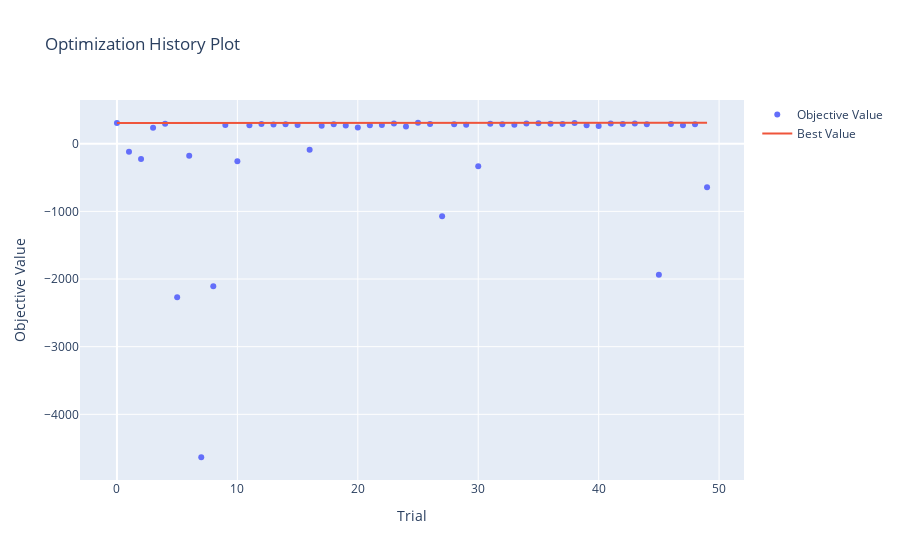
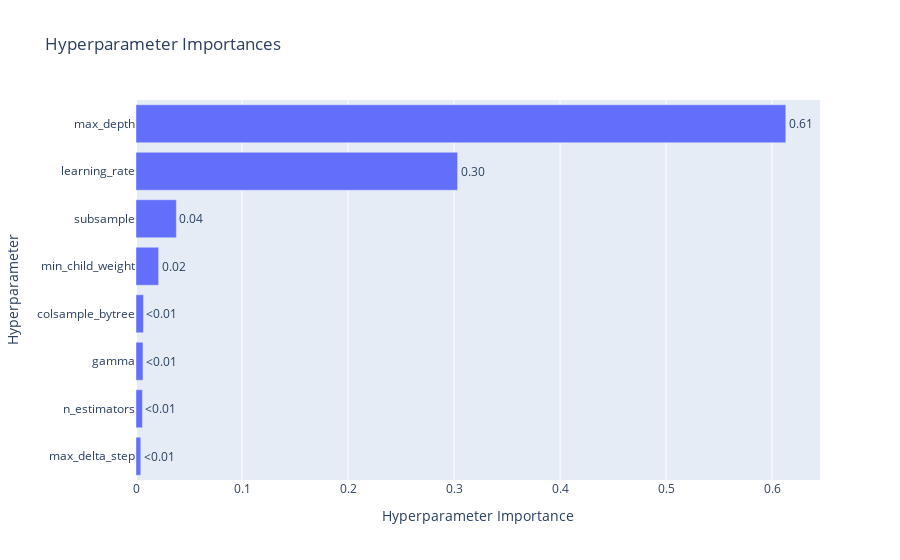
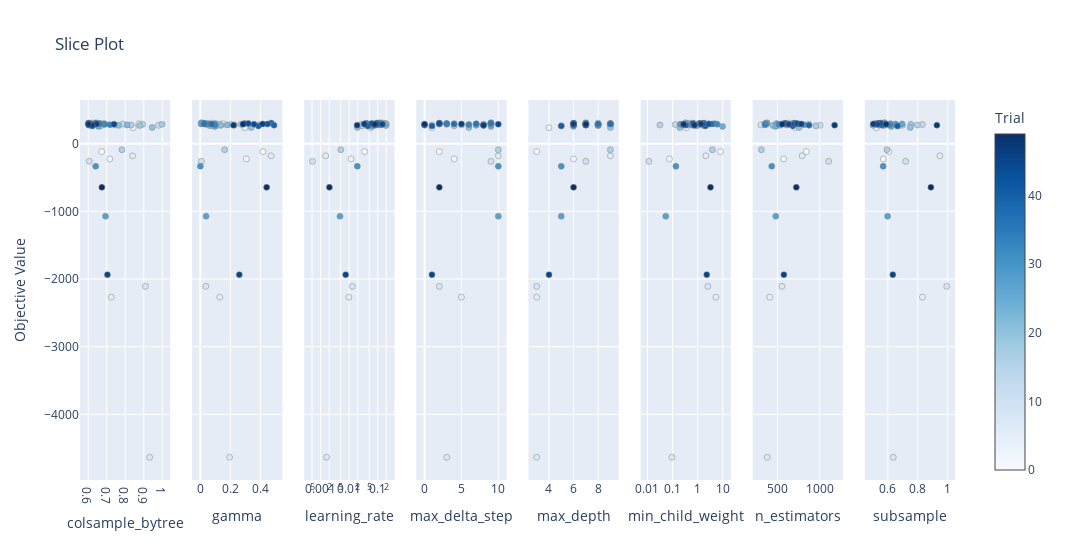

Write notebook code for charts like these, in order.
### Markdown cell above
# Hyperparameter Tuning Validation Curves

### Code cell
optuna.visualization.plot_optimization_history(study).show()
optuna.visualization.plot_param_importances(study).show()
optuna.visualization.plot_slice(study).show()

### Figure 1 — Plotly figure (JSON) as saved in the notebook; plotly's stock layout.template omitted (floating-point values rounded to 4 significant figures)
{"data": [{"mode": "markers", "name": "Objective Value", "type": "scatter", "x": [0, 1, 2, 3, 4, 5, 6, 7, 8, 9, 10, 11, 12, 13, 14, 15, 16, 17, 18, 19, 20, 21, 22, 23, 24, 25, 26, 27, 28, 29, 30, 31, 32, 33, 34, 35, 36, 37, 38, 39, 40, 41, 42, 43, 44, 45, 46, 47, 48, 49], "y": [305.4, -117.4, -225.4, 235.8, 295.8, -2268.0, -178.8, -4634.0, -2108.0, 277.8, -260.6, 272.6, 290.4, 283.6, 287.4, 276.6, -88.8, 264.4, 287.4, 270, 239.8, 271.2, 277.6, 297.4, 255.8, 309.8, 292.0, -1072, 287.8, 281.6, -333, 296.8, 288.4, 280.6, 298.4, 300.8, 293.4, 291.4, 305.2, 273.6, 262.8, 298.8, 290.8, 298.8, 288.4, -1935.0, 292.8, 274.6, 288.4, -645.2]}, {"mode": "lines", "name": "Best Value", "type": "scatter", "x": [0, 1, 2, 3, 4, 5, 6, 7, 8, 9, 10, 11, 12, 13, 14, 15, 16, 17, 18, 19, 20, 21, 22, 23, 24, 25, 26, 27, 28, 29, 30, 31, 32, 33, 34, 35, 36, 37, 38, 39, 40, 41, 42, 43, 44, 45, 46, 47, 48, 49], "y": [305.4, 305.4, 305.4, 305.4, 305.4, 305.4, 305.4, 305.4, 305.4, 305.4, 305.4, 305.4, 305.4, 305.4, 305.4, 305.4, 305.4, 305.4, 305.4, 305.4, 305.4, 305.4, 305.4, 305.4, 305.4, 309.8, 309.8, 309.8, 309.8, 309.8, 309.8, 309.8, 309.8, 309.8, 309.8, 309.8, 309.8, 309.8, 309.8, 309.8, 309.8, 309.8, 309.8, 309.8, 309.8, 309.8, 309.8, 309.8, 309.8, 309.8]}, {"marker": {"color": "#cccccc"}, "mode": "markers", "name": "Infeasible Trial", "showlegend": false, "type": "scatter", "x": [], "y": []}], "layout": {"title": {"text": "Optimization History Plot"}, "xaxis": {"title": {"text": "Trial"}}, "yaxis": {"title": {"text": "Objective Value"}}}}

### Figure 2 — Plotly figure (JSON) as saved in the notebook; plotly's stock layout.template omitted (floating-point values rounded to 4 significant figures)
{"data": [{"cliponaxis": false, "hovertemplate": ["max_delta_step (IntDistribution): 0.004500185737064942<extra></extra>", "n_estimators (IntDistribution): 0.006095715771672182<extra></extra>", "gamma (FloatDistribution): 0.006581268188851657<extra></extra>", "colsample_bytree (FloatDistribution): 0.007058677063650726<extra></extra>", "min_child_weight (FloatDistribution): 0.02135157887224957<extra></extra>", "subsample (FloatDistribution): 0.03807950423270763<extra></extra>", "learning_rate (FloatDistribution): 0.3033719855690723<extra></extra>", "max_depth (IntDistribution): 0.6129610845647311<extra></extra>"], "name": "Objective Value", "orientation": "h", "text": ["<0.01", "<0.01", "<0.01", "<0.01", "0.02", "0.04", "0.30", "0.61"], "textposition": "outside", "type": "bar", "x": [0.0045, 0.006096, 0.006581, 0.007059, 0.02135, 0.03808, 0.3034, 0.613], "y": ["max_delta_step", "n_estimators", "gamma", "colsample_bytree", "min_child_weight", "subsample", "learning_rate", "max_depth"]}], "layout": {"title": {"text": "Hyperparameter Importances"}, "xaxis": {"title": {"text": "Hyperparameter Importance"}}, "yaxis": {"title": {"text": "Hyperparameter"}}}}

### Figure 3 — Plotly figure (JSON) as saved in the notebook; plotly's stock layout.template omitted (floating-point values rounded to 4 significant figures)
{"data": [{"marker": {"color": [0, 1, 2, 3, 4, 5, 6, 7, 8, 9, 10, 11, 12, 13, 14, 15, 16, 17, 18, 19, 20, 21, 22, 23, 24, 25, 26, 27, 28, 29, 30, 31, 32, 33, 34, 35, 36, 37, 38, 39, 40, 41, 42, 43, 44, 45, 46, 47, 48, 49], "colorbar": {"title": {"text": "Trial"}, "x": 1, "xpad": 40}, "colorscale": [[0, "rgb(247,251,255)"], [0.125, "rgb(222,235,247)"], [0.25, "rgb(198,219,239)"], [0.375, "rgb(158,202,225)"], [0.5, "rgb(107,174,214)"], [0.625, "rgb(66,146,198)"], [0.75, "rgb(33,113,181)"], [0.875, "rgb(8,81,156)"], [1, "rgb(8,48,107)"]], "line": {"color": "Grey", "width": 0.5}, "showscale": true}, "mode": "markers", "name": "Feasible Trial", "showlegend": false, "type": "scatter", "x": [0.6232, 0.6727, 0.7169, 0.843, 0.8737, 0.7247, 0.8392, 0.9315, 0.9089, 0.7434, 0.6061, 0.9796, 0.7875, 0.6115, 0.8939, 0.8318, 0.7822, 0.6684, 0.9981, 0.8784, 0.9455, 0.7646, 0.8103, 0.6648, 0.6559, 0.6422, 0.6392, 0.6935, 0.6895, 0.6315, 0.6403, 0.684, 0.6869, 0.7175, 0.6612, 0.6004, 0.6196, 0.6522, 0.6051, 0.6027, 0.6224, 0.6392, 0.6329, 0.6015, 0.7395, 0.7038, 0.6454, 0.6209, 0.6024, 0.6737], "xaxis": "x", "y": [305.4, -117.4, -225.4, 235.8, 295.8, -2268.0, -178.8, -4634.0, -2108.0, 277.8, -260.6, 272.6, 290.4, 283.6, 287.4, 276.6, -88.8, 264.4, 287.4, 270, 239.8, 271.2, 277.6, 297.4, 255.8, 309.8, 292.0, -1072, 287.8, 281.6, -333, 296.8, 288.4, 280.6, 298.4, 300.8, 293.4, 291.4, 305.2, 273.6, 262.8, 298.8, 290.8, 298.8, 288.4, -1935.0, 292.8, 274.6, 288.4, -645.2], "yaxis": "y"}, {"marker": {"color": [0, 1, 2, 3, 4, 5, 6, 7, 8, 9, 10, 11, 12, 13, 14, 15, 16, 17, 18, 19, 20, 21, 22, 23, 24, 25, 26, 27, 28, 29, 30, 31, 32, 33, 34, 35, 36, 37, 38, 39, 40, 41, 42, 43, 44, 45, 46, 47, 48, 49], "colorbar": {"title": {"text": "Trial"}, "x": 1, "xpad": 40}, "colorscale": [[0, "rgb(247,251,255)"], [0.125, "rgb(222,235,247)"], [0.25, "rgb(198,219,239)"], [0.375, "rgb(158,202,225)"], [0.5, "rgb(107,174,214)"], [0.625, "rgb(66,146,198)"], [0.75, "rgb(33,113,181)"], [0.875, "rgb(8,81,156)"], [1, "rgb(8,48,107)"]], "line": {"color": "Grey", "width": 0.5}, "showscale": false}, "mode": "markers", "name": "Feasible Trial", "showlegend": false, "type": "scatter", "x": [0.07801, 0.4162, 0.3059, 0.2962, 0.1523, 0.1294, 0.4697, 0.1943, 0.03728, 0.3856, 0.007684, 0.1167, 0.1307, 0.0764, 0.2033, 0.2262, 0.162, 0.07468, 0.27, 0.05905, 0.3381, 0.1374, 0.1778, 0.1004, 0.09743, 0.007197, 0.00523, 0.0384, 0.03547, 0.09496, 0.0006225, 0.05124, 0.05601, 0.09717, 0.03285, 0.02762, 0.0243, 0.07479, 0.4713, 0.4899, 0.3861, 0.2929, 0.446, 0.3191, 0.3565, 0.259, 0.4137, 0.221, 0.2837, 0.4405], "xaxis": "x2", "y": [305.4, -117.4, -225.4, 235.8, 295.8, -2268.0, -178.8, -4634.0, -2108.0, 277.8, -260.6, 272.6, 290.4, 283.6, 287.4, 276.6, -88.8, 264.4, 287.4, 270, 239.8, 271.2, 277.6, 297.4, 255.8, 309.8, 292.0, -1072, 287.8, 281.6, -333, 296.8, 288.4, 280.6, 298.4, 300.8, 293.4, 291.4, 305.2, 273.6, 262.8, 298.8, 290.8, 298.8, 288.4, -1935.0, 292.8, 274.6, 288.4, -645.2], "yaxis": "y2"}, {"marker": {"color": [0, 1, 2, 3, 4, 5, 6, 7, 8, 9, 10, 11, 12, 13, 14, 15, 16, 17, 18, 19, 20, 21, 22, 23, 24, 25, 26, 27, 28, 29, 30, 31, 32, 33, 34, 35, 36, 37, 38, 39, 40, 41, 42, 43, 44, 45, 46, 47, 48, 49], "colorbar": {"title": {"text": "Trial"}, "x": 1, "xpad": 40}, "colorscale": [[0, "rgb(247,251,255)"], [0.125, "rgb(222,235,247)"], [0.25, "rgb(198,219,239)"], [0.375, "rgb(158,202,225)"], [0.5, "rgb(107,174,214)"], [0.625, "rgb(66,146,198)"], [0.75, "rgb(33,113,181)"], [0.875, "rgb(8,81,156)"], [1, "rgb(8,48,107)"]], "line": {"color": "Grey", "width": 0.5}, "showscale": false}, "mode": "markers", "name": "Feasible Trial", "showlegend": false, "type": "scatter", "x": [0.1489, 0.03479, 0.0116, 0.05521, 0.1472, 0.009715, 0.001513, 0.001618, 0.01292, 0.0662, 0.0005183, 0.195, 0.1978, 0.09026, 0.02662, 0.1101, 0.005084, 0.02824, 0.1329, 0.04178, 0.01947, 0.1914, 0.08969, 0.1901, 0.06227, 0.1178, 0.08629, 0.004761, 0.04774, 0.1192, 0.01927, 0.1426, 0.1513, 0.06813, 0.1107, 0.03978, 0.03504, 0.05613, 0.09412, 0.07943, 0.04472, 0.09135, 0.09927, 0.06306, 0.1438, 0.00754, 0.03387, 0.01896, 0.0786, 0.002029], "xaxis": "x3", "y": [305.4, -117.4, -225.4, 235.8, 295.8, -2268.0, -178.8, -4634.0, -2108.0, 277.8, -260.6, 272.6, 290.4, 283.6, 287.4, 276.6, -88.8, 264.4, 287.4, 270, 239.8, 271.2, 277.6, 297.4, 255.8, 309.8, 292.0, -1072, 287.8, 281.6, -333, 296.8, 288.4, 280.6, 298.4, 300.8, 293.4, 291.4, 305.2, 273.6, 262.8, 298.8, 290.8, 298.8, 288.4, -1935.0, 292.8, 274.6, 288.4, -645.2], "yaxis": "y3"}, {"marker": {"color": [0, 1, 2, 3, 4, 5, 6, 7, 8, 9, 10, 11, 12, 13, 14, 15, 16, 17, 18, 19, 20, 21, 22, 23, 24, 25, 26, 27, 28, 29, 30, 31, 32, 33, 34, 35, 36, 37, 38, 39, 40, 41, 42, 43, 44, 45, 46, 47, 48, 49], "colorbar": {"title": {"text": "Trial"}, "x": 1, "xpad": 40}, "colorscale": [[0, "rgb(247,251,255)"], [0.125, "rgb(222,235,247)"], [0.25, "rgb(198,219,239)"], [0.375, "rgb(158,202,225)"], [0.5, "rgb(107,174,214)"], [0.625, "rgb(66,146,198)"], [0.75, "rgb(33,113,181)"], [0.875, "rgb(8,81,156)"], [1, "rgb(8,48,107)"]], "line": {"color": "Grey", "width": 0.5}, "showscale": false}, "mode": "markers", "name": "Feasible Trial", "showlegend": false, "type": "scatter", "x": [9, 2, 4, 1, 4, 5, 10, 3, 2, 1, 9, 7, 7, 6, 8, 5, 10, 4, 0, 8, 6, 8, 7, 9, 9, 9, 9, 10, 9, 8, 10, 3, 3, 6, 3, 9, 7, 4, 2, 0, 1, 2, 2, 2, 10, 1, 5, 8, 0, 2], "xaxis": "x4", "y": [305.4, -117.4, -225.4, 235.8, 295.8, -2268.0, -178.8, -4634.0, -2108.0, 277.8, -260.6, 272.6, 290.4, 283.6, 287.4, 276.6, -88.8, 264.4, 287.4, 270, 239.8, 271.2, 277.6, 297.4, 255.8, 309.8, 292.0, -1072, 287.8, 281.6, -333, 296.8, 288.4, 280.6, 298.4, 300.8, 293.4, 291.4, 305.2, 273.6, 262.8, 298.8, 290.8, 298.8, 288.4, -1935.0, 292.8, 274.6, 288.4, -645.2], "yaxis": "y4"}, {"marker": {"color": [0, 1, 2, 3, 4, 5, 6, 7, 8, 9, 10, 11, 12, 13, 14, 15, 16, 17, 18, 19, 20, 21, 22, 23, 24, 25, 26, 27, 28, 29, 30, 31, 32, 33, 34, 35, 36, 37, 38, 39, 40, 41, 42, 43, 44, 45, 46, 47, 48, 49], "colorbar": {"title": {"text": "Trial"}, "x": 1, "xpad": 40}, "colorscale": [[0, "rgb(247,251,255)"], [0.125, "rgb(222,235,247)"], [0.25, "rgb(198,219,239)"], [0.375, "rgb(158,202,225)"], [0.5, "rgb(107,174,214)"], [0.625, "rgb(66,146,198)"], [0.75, "rgb(33,113,181)"], [0.875, "rgb(8,81,156)"], [1, "rgb(8,48,107)"]], "line": {"color": "Grey", "width": 0.5}, "showscale": false}, "mode": "markers", "name": "Feasible Trial", "showlegend": false, "type": "scatter", "x": [8, 3, 6, 4, 9, 3, 9, 3, 3, 7, 7, 9, 8, 8, 6, 8, 9, 5, 7, 8, 9, 8, 8, 7, 6, 7, 7, 5, 7, 6, 5, 9, 7, 8, 9, 7, 8, 9, 6, 6, 5, 6, 6, 6, 7, 4, 6, 7, 7, 6], "xaxis": "x5", "y": [305.4, -117.4, -225.4, 235.8, 295.8, -2268.0, -178.8, -4634.0, -2108.0, 277.8, -260.6, 272.6, 290.4, 283.6, 287.4, 276.6, -88.8, 264.4, 287.4, 270, 239.8, 271.2, 277.6, 297.4, 255.8, 309.8, 292.0, -1072, 287.8, 281.6, -333, 296.8, 288.4, 280.6, 298.4, 300.8, 293.4, 291.4, 305.2, 273.6, 262.8, 298.8, 290.8, 298.8, 288.4, -1935.0, 292.8, 274.6, 288.4, -645.2], "yaxis": "y5"}, {"marker": {"color": [0, 1, 2, 3, 4, 5, 6, 7, 8, 9, 10, 11, 12, 13, 14, 15, 16, 17, 18, 19, 20, 21, 22, 23, 24, 25, 26, 27, 28, 29, 30, 31, 32, 33, 34, 35, 36, 37, 38, 39, 40, 41, 42, 43, 44, 45, 46, 47, 48, 49], "colorbar": {"title": {"text": "Trial"}, "x": 1, "xpad": 40}, "colorscale": [[0, "rgb(247,251,255)"], [0.125, "rgb(222,235,247)"], [0.25, "rgb(198,219,239)"], [0.375, "rgb(158,202,225)"], [0.5, "rgb(107,174,214)"], [0.625, "rgb(66,146,198)"], [0.75, "rgb(33,113,181)"], [0.875, "rgb(8,81,156)"], [1, "rgb(8,48,107)"]], "line": {"color": "Grey", "width": 0.5}, "showscale": false}, "mode": "markers", "name": "Feasible Trial", "showlegend": false, "type": "scatter", "x": [0.6251, 8.123, 0.07476, 0.3489, 2.662, 5.345, 2.115, 0.09462, 2.55, 1.538, 0.01132, 0.5991, 0.8417, 0.1279, 0.233, 0.03138, 3.88, 0.949, 0.3938, 1.689, 0.1971, 0.764, 1.036, 0.493, 9.827, 0.3312, 0.4308, 0.05367, 0.2024, 0.5604, 0.1358, 4.709, 6.0, 0.2569, 1.166, 1.249, 1.251, 3.64, 1.768, 0.3396, 2.056, 1.291, 2.787, 0.667, 1.575, 2.312, 1.378, 0.742, 0.2785, 3.252], "xaxis": "x6", "y": [305.4, -117.4, -225.4, 235.8, 295.8, -2268.0, -178.8, -4634.0, -2108.0, 277.8, -260.6, 272.6, 290.4, 283.6, 287.4, 276.6, -88.8, 264.4, 287.4, 270, 239.8, 271.2, 277.6, 297.4, 255.8, 309.8, 292.0, -1072, 287.8, 281.6, -333, 296.8, 288.4, 280.6, 298.4, 300.8, 293.4, 291.4, 305.2, 273.6, 262.8, 298.8, 290.8, 298.8, 288.4, -1935.0, 292.8, 274.6, 288.4, -645.2], "yaxis": "y6"}, {"marker": {"color": [0, 1, 2, 3, 4, 5, 6, 7, 8, 9, 10, 11, 12, 13, 14, 15, 16, 17, 18, 19, 20, 21, 22, 23, 24, 25, 26, 27, 28, 29, 30, 31, 32, 33, 34, 35, 36, 37, 38, 39, 40, 41, 42, 43, 44, 45, 46, 47, 48, 49], "colorbar": {"title": {"text": "Trial"}, "x": 1, "xpad": 40}, "colorscale": [[0, "rgb(247,251,255)"], [0.125, "rgb(222,235,247)"], [0.25, "rgb(198,219,239)"], [0.375, "rgb(158,202,225)"], [0.5, "rgb(107,174,214)"], [0.625, "rgb(66,146,198)"], [0.75, "rgb(33,113,181)"], [0.875, "rgb(8,81,156)"], [1, "rgb(8,48,107)"]], "line": {"color": "Grey", "width": 0.5}, "showscale": false}, "mode": "markers", "name": "Feasible Trial", "showlegend": false, "type": "scatter", "x": [637, 841, 574, 710, 358, 409, 792, 379, 553, 304, 1106, 1006, 542, 659, 873, 473, 309, 954, 643, 446, 754, 528, 609, 488, 478, 376, 671, 480, 370, 814, 432, 353, 515, 352, 583, 597, 605, 752, 701, 873, 683, 583, 699, 732, 634, 576, 782, 1177, 556, 723], "xaxis": "x7", "y": [305.4, -117.4, -225.4, 235.8, 295.8, -2268.0, -178.8, -4634.0, -2108.0, 277.8, -260.6, 272.6, 290.4, 283.6, 287.4, 276.6, -88.8, 264.4, 287.4, 270, 239.8, 271.2, 277.6, 297.4, 255.8, 309.8, 292.0, -1072, 287.8, 281.6, -333, 296.8, 288.4, 280.6, 298.4, 300.8, 293.4, 291.4, 305.2, 273.6, 262.8, 298.8, 290.8, 298.8, 288.4, -1935.0, 292.8, 274.6, 288.4, -645.2], "yaxis": "y7"}, {"marker": {"color": [0, 1, 2, 3, 4, 5, 6, 7, 8, 9, 10, 11, 12, 13, 14, 15, 16, 17, 18, 19, 20, 21, 22, 23, 24, 25, 26, 27, 28, 29, 30, 31, 32, 33, 34, 35, 36, 37, 38, 39, 40, 41, 42, 43, 44, 45, 46, 47, 48, 49], "colorbar": {"title": {"text": "Trial"}, "x": 1, "xpad": 40}, "colorscale": [[0, "rgb(247,251,255)"], [0.125, "rgb(222,235,247)"], [0.25, "rgb(198,219,239)"], [0.375, "rgb(158,202,225)"], [0.5, "rgb(107,174,214)"], [0.625, "rgb(66,146,198)"], [0.75, "rgb(33,113,181)"], [0.875, "rgb(8,81,156)"], [1, "rgb(8,48,107)"]], "line": {"color": "Grey", "width": 0.5}, "showscale": false}, "mode": "markers", "name": "Feasible Trial", "showlegend": false, "type": "scatter", "x": [0.578, 0.6062, 0.5697, 0.5232, 0.5488, 0.8313, 0.9474, 0.6357, 0.9934, 0.537, 0.719, 0.6975, 0.5047, 0.8304, 0.6517, 0.7968, 0.5939, 0.6708, 0.7534, 0.5736, 0.7496, 0.5008, 0.5485, 0.6177, 0.6221, 0.5771, 0.695, 0.5984, 0.65, 0.6057, 0.5685, 0.5726, 0.5836, 0.6145, 0.5398, 0.5294, 0.5343, 0.5178, 0.5531, 0.5613, 0.6636, 0.5366, 0.5183, 0.5508, 0.5293, 0.6331, 0.5028, 0.9275, 0.5884, 0.8875], "xaxis": "x8", "y": [305.4, -117.4, -225.4, 235.8, 295.8, -2268.0, -178.8, -4634.0, -2108.0, 277.8, -260.6, 272.6, 290.4, 283.6, 287.4, 276.6, -88.8, 264.4, 287.4, 270, 239.8, 271.2, 277.6, 297.4, 255.8, 309.8, 292.0, -1072, 287.8, 281.6, -333, 296.8, 288.4, 280.6, 298.4, 300.8, 293.4, 291.4, 305.2, 273.6, 262.8, 298.8, 290.8, 298.8, 288.4, -1935.0, 292.8, 274.6, 288.4, -645.2], "yaxis": "y8"}], "layout": {"title": {"text": "Slice Plot"}, "width": 2400, "xaxis": {"anchor": "y", "domain": [0, 0.1031], "title": {"text": "colsample_bytree"}}, "xaxis2": {"anchor": "y2", "domain": [0.1281, 0.2312], "title": {"text": "gamma"}}, "xaxis3": {"anchor": "y3", "domain": [0.2562, 0.3594], "title": {"text": "learning_rate"}, "type": "log"}, "xaxis4": {"anchor": "y4", "domain": [0.3844, 0.4875], "title": {"text": "max_delta_step"}}, "xaxis5": {"anchor": "y5", "domain": [0.5125, 0.6156], "title": {"text": "max_depth"}}, "xaxis6": {"anchor": "y6", "domain": [0.6406, 0.7438], "title": {"text": "min_child_weight"}, "type": "log"}, "xaxis7": {"anchor": "y7", "domain": [0.7687, 0.8719], "title": {"text": "n_estimators"}}, "xaxis8": {"anchor": "y8", "domain": [0.8969, 1], "title": {"text": "subsample"}}, "yaxis": {"anchor": "x", "domain": [0, 1], "title": {"text": "Objective Value"}}, "yaxis2": {"anchor": "x2", "domain": [0, 1], "matches": "y", "showticklabels": false}, "yaxis3": {"anchor": "x3", "domain": [0, 1], "matches": "y", "showticklabels": false}, "yaxis4": {"anchor": "x4", "domain": [0, 1], "matches": "y", "showticklabels": false}, "yaxis5": {"anchor": "x5", "domain": [0, 1], "matches": "y", "showticklabels": false}, "yaxis6": {"anchor": "x6", "domain": [0, 1], "matches": "y", "showticklabels": false}, "yaxis7": {"anchor": "x7", "domain": [0, 1], "matches": "y", "showticklabels": false}, "yaxis8": {"anchor": "x8", "domain": [0, 1], "matches": "y", "showticklabels": false}}}
